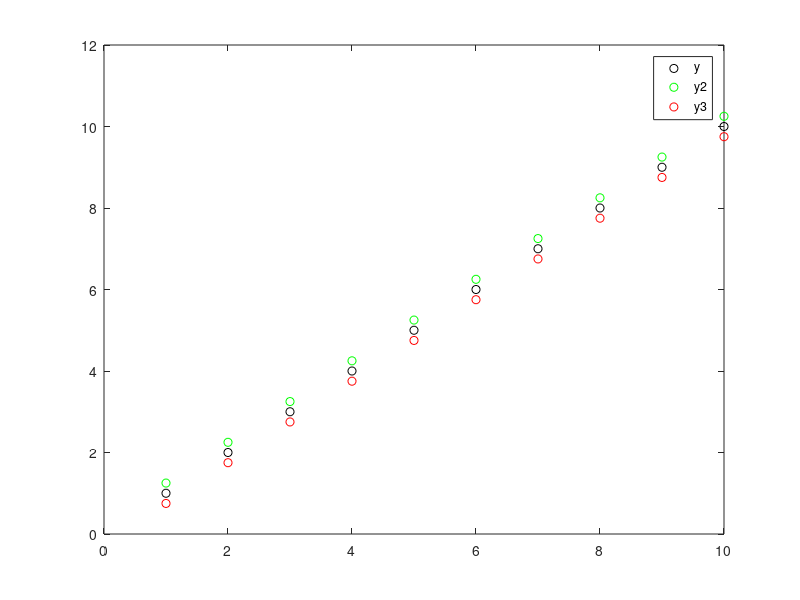

The MATLAB source for this figure:
% Plotting Y +-0.25
x = 1:10;
y = x;
y2 = zeros(1,10);
y3 = zeros(1,10);
for i = 1:10
y2(1,i)=y(i) + 0.25;
end
for j = 1:10
y3(1,j) = y(j) - 0.25;
end
plot(x,y,'ko',x,y2,'go',x,y3,'ro');
legend('y', 'y2','y3');





       
